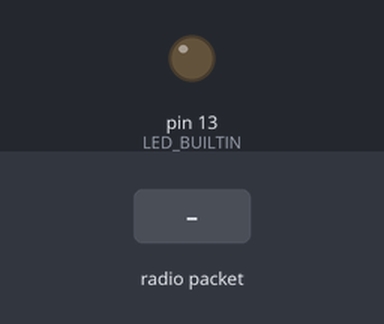
The sketch below on a simulated Arduino Uno, built with avr-gcc and run on an emulated ATmega328P. Parts: output pins drawn as LEDs (lit = HIGH). Inputs (shaded band) come from the test bench. No radio packets arrive unless stated; what the sketch prints to the serial monitor is not drawn.

Above: at 1.2 s.
1.3 s: radio packet "1" arrives
At 2.1 s:
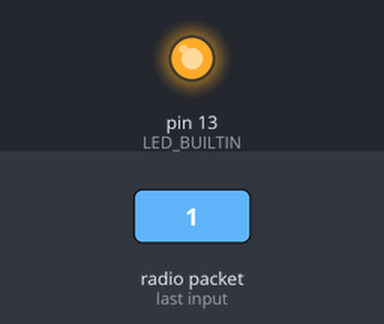
Timing chart, 0 to 4.3 s (numbered marks = the images above; inputs shaded):
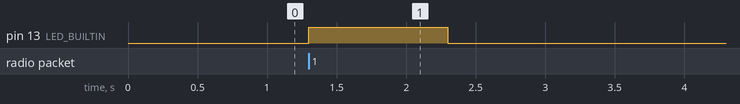

The sketch:

receiver_code.ino
```cpp
/*
 RF433Mhz Receiver Code
 https://circuits4you.com
 Receiver is connected on PIN 11

 Arduino                     Receiver
  GND--------------------------GND
  D11--------------------------Data
  5V---------------------------VCC
*/

#include <RH_ASK.h>
#include <SPI.h> // Not actualy used but needed to compile

//RH_ASK driver;
RH_ASK driver(2000, 2, 9, 10); // ESP8266: do not use pin 11

void setup()
{
    pinMode(LED_BUILTIN, OUTPUT);
    Serial.begin(9600);  // Debugging only
    if (!driver.init())
         Serial.println("init failed");
}

void loop()
{

    uint8_t buf[RH_ASK_MAX_MESSAGE_LEN];
    uint8_t buflen = sizeof(buf);

    if (driver.recv(buf, &buflen)) // Non-blocking
    {
      int i;
      String str="";
      for(int i=0;i<buflen;i++)
      {
        str+=(char)buf[i];
      }
      digitalWrite(LED_BUILTIN, HIGH);
      delay(1000);
      digitalWrite(LED_BUILTIN, LOW);
  // Message with a good checksum received, dump it.
  //driver.printBuffer("Got:", buf, buflen);
        // Use this in case hex values are displayed
          //Serial.print("Received:");
          //for (i = 0; i < buflen; i++) Serial.print(buf[i]);
          Serial.println(str);

     }
}
```

Measured:
- after the input at 1.3 s, pin 13 (LED_BUILTIN): LOW → HIGH at once, → LOW 1.0 s later
